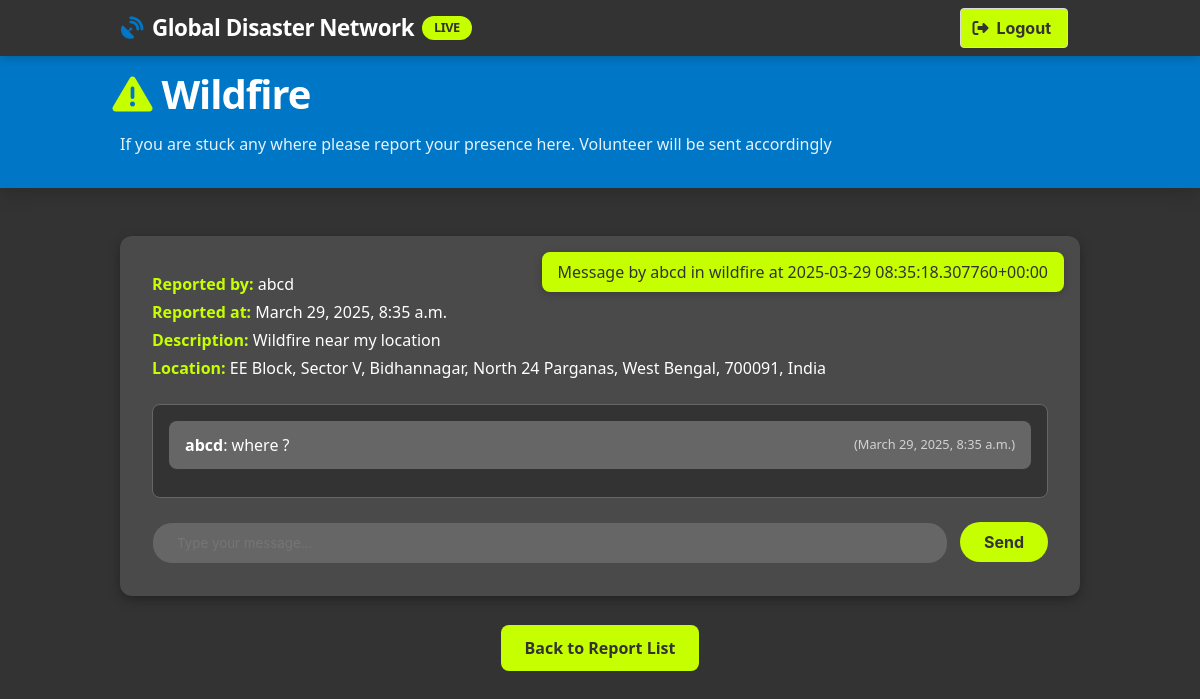
Screenshot of /community/disaster/10/ (signed in) with the database file from the repository.
### community/models.py (models this page shows, shortened)
class EmergencyReport(models.Model):
    DISASTER_TYPES = (
        ('flood', 'Flood'),
        ('wildfire', 'Wildfire'),
        ('storm', 'Storm'),
        ('earthquake', 'Earthquake'),
        ('volcanic_eruption', 'Volcanic Eruption'),
        ('drought', 'Drought'),
    )
    user = models.ForeignKey(User, on_delete=models.CASCADE)
    disaster_type = models.CharField(max_length=50, choices=DISASTER_TYPES)
    description = models.TextField()
    location = models.CharField(max_length=255, null=True, blank=True)  # Manually entered location
    latitude = models.FloatField(null=True, blank=True)  # Live location latitude
    longitude = models.FloatField(null=True, blank=True)  # Live location longitude
    reported_at = models.DateTimeField(default=timezone.now)
    is_active = models.BooleanField(default=True)

class ChatMessage(models.Model):
    report = models.ForeignKey(EmergencyReport, on_delete=models.CASCADE, related_name='messages')
    user = models.ForeignKey(User, on_delete=models.CASCADE)
    message = models.TextField()
    timestamp = models.DateTimeField(auto_now_add=True)
    def __str__(self):
        return f"Message by {self.user.username} in {self.report.disaster_type} at {self.timestamp}"

### community/views.py (the view, shortened to what this page needs)
# urls.py: path('disaster/<int:report_id>/', views.disaster_chat, name='disaster_chat'),
@login_required
def disaster_chat(request, report_id):
    report = get_object_or_404(EmergencyReport, id=report_id, is_active=True)
    messages = report.messages.all().order_by('timestamp')
    location_display = report.location if report.location else "Location not provided"
    return render(request, 'community/disaster_chat.html', {
        'report': report,
        'messages': messages,
        'location_display': location_display,
    })

### community/templates/community/disaster_chat.html (shortened to what this page needs)
<!DOCTYPE html>
<html lang="en">
<head>
  <link rel="stylesheet" href="https://cdnjs.cloudflare.com/ajax/libs/bulma/0.9.4/css/bulma.min.css">
  <link rel="stylesheet" href="https://cdnjs.cloudflare.com/ajax/libs/font-awesome/6.4.0/css/all.min.css">
 <nav class="navbar is-fixed-top" role="navigation" aria-label="main navigation">
  <div class="container">
    <div class="navbar-brand">
      <a class="navbar-item" href="#">
        <span class="icon mr-2" style="color: var(--blue);">
          <i class="fas fa-satellite-dish"></i>
        </span>
        Global Disaster Network
        <span class="alert-badge">LIVE</span>
      </a>
    </div>
    <div class="navbar-end">
      <div class="navbar-item">
        <form method="POST" action="{% url 'logout' %}">
          <button class="button is-lime" type="submit">
            <span class="icon"><i class="fas fa-sign-out-alt"></i></span>
            <span>Logout</span>
          </button>
        </form>
      </div>
    </div>
  </div>
</nav>
<section class="dashboard-header">
  <div class="container">
    <h1 class="dashboard-title">
      <span class="icon mr-2" style="color: var(--lime);">
        <i class="fas fa-exclamation-triangle"></i>
      </span>
      {{ report.disaster_type|title }}
    </h1>
    <p class="dashboard-subtitle">If you are stuck any where please report your presence here. Volunteer will be sent accordingly</p>
  </div>
</section>
<section class="section" style="margin-top: -2rem;">
  <div class="container">
    <div style="position: absolute; top: 1rem; right: 1rem; z-index: 1000;">
      {% if messages %}
        {% for message in messages %}
          <div class="notification is-success" style="background-color: var(--lime); color: var(--dark); border-radius: 8px; padding: 0.5rem 1rem; box-shadow: 0 2px 8px rgba(0, 0, 0, 0.2);">
            {{ message }}
          </div>
        {% endfor %}
      {% endif %}
    </div>
    <div class="chat-section">
      <div class="chat-details">
        <p><strong>Reported by:</strong> {{ report.user.username }}</p>
        <p><strong>Reported at:</strong> {{ report.reported_at }}</p>
        <p><strong>Description:</strong> {{ report.description }}</p>
        <p><strong>Location:</strong> {{ location_display }}</p>
      </div>
      <div class="chat-container" id="chat-messages">
        {% for message in messages %}
          <div class="chat-message {% if message.user.profile.role == 'authority' %}authority-message{% endif %}" data-message-id="{{ message.id }}">
        <strong>{{ message.user.username }}</strong>: {{ message.message }}
        <small>({{ message.timestamp }})</small>
          </div>
        {% endfor %}
      </div>
      <div class="chat-input">
        <input type="text" id="chat-input" placeholder="Type your message..." aria-label="Type your message">
        <button class="button" id="send-button" onclick="sendMessage()">Send</button>
      </div>
    </div>
    <div style="text-align: center; margin-top: 40px;">
      <a href="{% url 'report_list' %}" class="back-button mt-4">Back to Report List</a>
    </div></div>
</section>

### community/templates/community/disaster_chat.html (style rules this page uses)
:root { --blue: #0077C6; --blue-dark: #005d9c; --blue-light: #3a99de; --dark: #333333; --dark-light: #4a4a4a; --dark-lighter: #666666; --lime: #C6FF00; --lime-dark: #a2cc00; --white: #ffffff; --gray-light: #e0e0e0; }
.navbar { background-color: var(--dark); box-shadow: 0 2px 10px rgba(0, 0, 0, 0.2); }
.navbar-brand .navbar-item { font-weight: 700; font-size: 1.4rem; color: var(--white); letter-spacing: -0.5px; }
.alert-badge { background-color: var(--lime); color: var(--dark); border-radius: 12px; padding: 2px 12px; font-size: 0.8rem; margin-left: 8px; font-weight: bold; animation: pulse 2s infinite; }
.dashboard-header { background: var(--blue); padding: 4rem 1.5rem 2rem; margin-bottom: 2rem; box-shadow: 0 4px 20px rgba(0, 0, 0, 0.2); }
.dashboard-title { color: white; font-weight: 800; letter-spacing: -1px; margin-bottom: 0.5rem; font-size: 2.5rem; }
.dashboard-subtitle { color: rgba(255, 255, 255, 0.9); font-weight: 400; max-width: 800px; }
.button.is-lime { background-color: var(--lime); color: var(--dark); font-weight: bold; }
.chat-section { background-color: var(--dark-light); padding: 2rem; border-radius: 12px; box-shadow: 0 4px 12px rgba(0, 0, 0, 0.3); }
.chat-details { margin-bottom: 1.5rem; }
.chat-details p { color: var(--white); margin: 0.25rem 0; }
.chat-details p strong { color: var(--lime); }
.chat-container { max-height: 500px; overflow-y: auto; background-color: var(--dark); padding: 1rem; border-radius: 8px; border: 1px solid var(--dark-lighter); margin-bottom: 1.5rem; }
.chat-message { background-color: var(--dark-lighter); padding: 0.75rem 1rem; border-radius: 8px; margin-bottom: 0.75rem; display: flex; align-items: center; animation: fadeIn 0.3s ease; }
.chat-message strong { color: var(--white); }
.chat-message small { margin-left: auto; color: var(--white); opacity: 0.7; font-size: 0.8rem; }
.chat-input { display: flex; gap: 0.75rem; }
.chat-input input { flex: 1; background-color: var(--dark-lighter); color: var(--white); border: 1px solid var(--dark-light); border-radius: 20px; padding: 0.75rem 1.5rem; transition: border-color 0.3s ease, box-shadow 0.3s ease; }
.chat-input .button { background-color: var(--lime); color: var(--dark); border: none; border-radius: 20px; padding: 0.75rem 1.5rem; font-weight: bold; transition: transform 0.3s ease, background-color 0.3s ease; }
.back-button { background-color: var(--lime); color: var(--dark); font-weight: bold; border: none; border-radius: 8px; padding: 0.75rem 1.5rem; transition: transform 0.3s ease, background-color 0.3s ease; }

### rows the page displays
EmergencyReport: disaster_type "Wildfire", user.username "abcd", reported_at "March 29, 2025, 8:35 a.m.", description "Wildfire near my location", location "EE Block, Sector V, Bidhannagar, North 24 Parganas, West Bengal, 700091, India"
ChatMessage: user+report+timestamp "Message by abcd in wildfire at 2025-03-29 08:35:18.307760+00:00", user.username "abcd", message "where ?", timestamp "March 29, 2025, 8:35 a.m."
